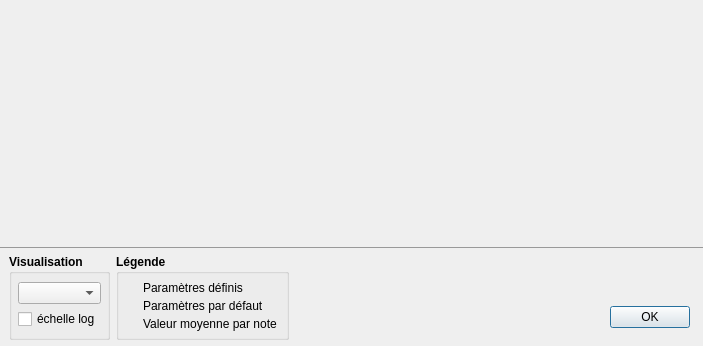
<?xml version="1.0" encoding="UTF-8"?>
<ui version="4.0">
 <class>DialogVisualizer</class>
 <widget class="QDialog" name="DialogVisualizer">
  <property name="windowModality">
   <enum>Qt::ApplicationModal</enum>
  </property>
  <property name="geometry">
   <rect>
    <x>0</x>
    <y>0</y>
    <width>703</width>
    <height>346</height>
   </rect>
  </property>
  <property name="windowTitle">
   <string>Visualiseur</string>
  </property>
  <property name="windowIcon">
   <iconset resource="../ressources.qrc">
    <normaloff>:/icones/icon</normaloff>:/icones/icon</iconset>
  </property>
  <layout class="QVBoxLayout" name="verticalLayout">
   <property name="spacing">
    <number>0</number>
   </property>
   <property name="margin">
    <number>0</number>
   </property>
   <item>
    <widget class="GraphVisualizer" name="graphVisualizer" native="true">
     <property name="sizePolicy">
      <sizepolicy hsizetype="Expanding" vsizetype="Expanding">
       <horstretch>0</horstretch>
       <verstretch>0</verstretch>
      </sizepolicy>
     </property>
    </widget>
   </item>
   <item>
    <widget class="QFrame" name="frame">
     <property name="styleSheet">
      <string notr="true">QFrame#frame
{
	border-top: 1px solid #999;
}</string>
     </property>
     <property name="frameShape">
      <enum>QFrame::NoFrame</enum>
     </property>
     <property name="frameShadow">
      <enum>QFrame::Raised</enum>
     </property>
     <layout class="QHBoxLayout" name="horizontalLayout">
      <property name="margin">
       <number>6</number>
      </property>
      <item>
       <spacer name="horizontalSpacer_2">
        <property name="orientation">
         <enum>Qt::Horizontal</enum>
        </property>
        <property name="sizeType">
         <enum>QSizePolicy::Fixed</enum>
        </property>
        <property name="sizeHint" stdset="0">
         <size>
          <width>3</width>
          <height>20</height>
         </size>
        </property>
       </spacer>
      </item>
      <item>
       <widget class="QGroupBox" name="groupBox">
        <property name="sizePolicy">
         <sizepolicy hsizetype="Preferred" vsizetype="Preferred">
          <horstretch>0</horstretch>
          <verstretch>0</verstretch>
         </sizepolicy>
        </property>
        <property name="font">
         <font>
          <weight>75</weight>
          <bold>true</bold>
         </font>
        </property>
        <property name="title">
         <string>Visualisation</string>
        </property>
        <property name="flat">
         <bool>true</bool>
        </property>
        <layout class="QVBoxLayout" name="verticalLayout_5">
         <property name="spacing">
          <number>3</number>
         </property>
         <property name="margin">
          <number>6</number>
         </property>
         <item>
          <widget class="QComboBox" name="comboParameter">
           <property name="font">
            <font>
             <weight>50</weight>
             <bold>false</bold>
            </font>
           </property>
          </widget>
         </item>
         <item>
          <widget class="QCheckBox" name="checkLog">
           <property name="maximumSize">
            <size>
             <width>200</width>
             <height>16777215</height>
            </size>
           </property>
           <property name="font">
            <font>
             <weight>50</weight>
             <bold>false</bold>
            </font>
           </property>
           <property name="text">
            <string>échelle log</string>
           </property>
          </widget>
         </item>
        </layout>
       </widget>
      </item>
      <item>
       <widget class="QGroupBox" name="groupBox_2">
        <property name="sizePolicy">
         <sizepolicy hsizetype="Preferred" vsizetype="Preferred">
          <horstretch>0</horstretch>
          <verstretch>0</verstretch>
         </sizepolicy>
        </property>
        <property name="font">
         <font>
          <weight>75</weight>
          <bold>true</bold>
         </font>
        </property>
        <property name="title">
         <string>Légende</string>
        </property>
        <property name="flat">
         <bool>true</bool>
        </property>
        <layout class="QGridLayout" name="gridLayout_2">
         <property name="margin">
          <number>6</number>
         </property>
         <property name="spacing">
          <number>3</number>
         </property>
         <item row="3" column="1">
          <widget class="QLabel" name="label_3">
           <property name="font">
            <font>
             <weight>50</weight>
             <bold>false</bold>
            </font>
           </property>
           <property name="text">
            <string>Valeur moyenne par note</string>
           </property>
          </widget>
         </item>
         <item row="2" column="1" colspan="2">
          <widget class="QLabel" name="label_5">
           <property name="font">
            <font>
             <weight>50</weight>
             <bold>false</bold>
            </font>
           </property>
           <property name="text">
            <string>Paramètres par défaut</string>
           </property>
          </widget>
         </item>
         <item row="0" column="1">
          <widget class="QLabel" name="label_4">
           <property name="font">
            <font>
             <weight>50</weight>
             <bold>false</bold>
            </font>
           </property>
           <property name="text">
            <string>Paramètres définis</string>
           </property>
          </widget>
         </item>
         <item row="0" column="0">
          <widget class="GraphLegend" name="widgetLegendDefined" native="true">
           <property name="minimumSize">
            <size>
             <width>15</width>
             <height>15</height>
            </size>
           </property>
           <property name="maximumSize">
            <size>
             <width>15</width>
             <height>15</height>
            </size>
           </property>
          </widget>
         </item>
         <item row="2" column="0">
          <widget class="GraphLegend" name="widgetLegendDefault" native="true">
           <property name="minimumSize">
            <size>
             <width>15</width>
             <height>15</height>
            </size>
           </property>
           <property name="maximumSize">
            <size>
             <width>15</width>
             <height>15</height>
            </size>
           </property>
          </widget>
         </item>
         <item row="3" column="0">
          <widget class="GraphLegend" name="widgetLegendMoyenne" native="true">
           <property name="minimumSize">
            <size>
             <width>15</width>
             <height>15</height>
            </size>
           </property>
           <property name="maximumSize">
            <size>
             <width>15</width>
             <height>15</height>
            </size>
           </property>
          </widget>
         </item>
        </layout>
       </widget>
      </item>
      <item>
       <spacer name="horizontalSpacer">
        <property name="orientation">
         <enum>Qt::Horizontal</enum>
        </property>
        <property name="sizeHint" stdset="0">
         <size>
          <width>40</width>
          <height>20</height>
         </size>
        </property>
       </spacer>
      </item>
      <item>
       <layout class="QVBoxLayout" name="verticalLayout_3">
        <item>
         <spacer name="verticalSpacer">
          <property name="orientation">
           <enum>Qt::Vertical</enum>
          </property>
          <property name="sizeType">
           <enum>QSizePolicy::Maximum</enum>
          </property>
          <property name="sizeHint" stdset="0">
           <size>
            <width>20</width>
            <height>40</height>
           </size>
          </property>
         </spacer>
        </item>
        <item>
         <widget class="QDialogButtonBox" name="buttonBox">
          <property name="sizePolicy">
           <sizepolicy hsizetype="Preferred" vsizetype="Fixed">
            <horstretch>0</horstretch>
            <verstretch>0</verstretch>
           </sizepolicy>
          </property>
          <property name="maximumSize">
           <size>
            <width>200</width>
            <height>16777215</height>
           </size>
          </property>
          <property name="orientation">
           <enum>Qt::Horizontal</enum>
          </property>
          <property name="standardButtons">
           <set>QDialogButtonBox::Ok</set>
          </property>
         </widget>
        </item>
       </layout>
      </item>
      <item>
       <spacer name="horizontalSpacer_3">
        <property name="orientation">
         <enum>Qt::Horizontal</enum>
        </property>
        <property name="sizeType">
         <enum>QSizePolicy::Fixed</enum>
        </property>
        <property name="sizeHint" stdset="0">
         <size>
          <width>7</width>
          <height>20</height>
         </size>
        </property>
       </spacer>
      </item>
     </layout>
    </widget>
   </item>
  </layout>
 </widget>
 <customwidgets>
  <customwidget>
   <class>GraphVisualizer</class>
   <extends>QWidget</extends>
   <header>dialog_visualizer.h</header>
   <container>1</container>
  </customwidget>
  <customwidget>
   <class>GraphLegend</class>
   <extends>QWidget</extends>
   <header>dialog_visualizer.h</header>
   <container>1</container>
  </customwidget>
 </customwidgets>
 <tabstops>
  <tabstop>comboParameter</tabstop>
  <tabstop>checkLog</tabstop>
  <tabstop>buttonBox</tabstop>
 </tabstops>
 <resources>
  <include location="../ressources.qrc"/>
 </resources>
 <connections>
  <connection>
   <sender>buttonBox</sender>
   <signal>accepted()</signal>
   <receiver>DialogVisualizer</receiver>
   <slot>accept()</slot>
   <hints>
    <hint type="sourcelabel">
     <x>248</x>
     <y>254</y>
    </hint>
    <hint type="destinationlabel">
     <x>157</x>
     <y>274</y>
    </hint>
   </hints>
  </connection>
  <connection>
   <sender>buttonBox</sender>
   <signal>rejected()</signal>
   <receiver>DialogVisualizer</receiver>
   <slot>reject()</slot>
   <hints>
    <hint type="sourcelabel">
     <x>316</x>
     <y>260</y>
    </hint>
    <hint type="destinationlabel">
     <x>286</x>
     <y>274</y>
    </hint>
   </hints>
  </connection>
 </connections>
</ui>
